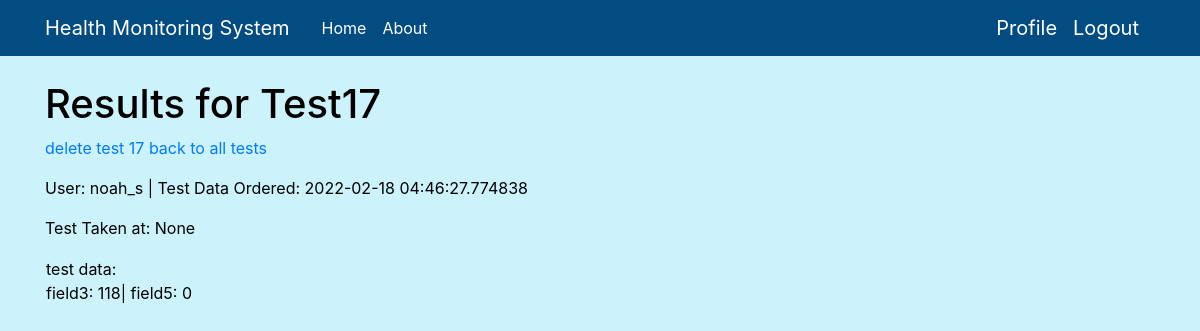
/open_packet/noah_s/17 (signed in), run on the app's committed database.
### app.py (models this page shows, shortened)
class Packet(db.Model):
    id = db.Column(db.Integer, primary_key=True)
    body = db.Column(db.String(500))
    timestamp = db.Column(db.DateTime, index=True, default=datetime.utcnow) # this timestamp represents when the test was ordered
    test_taken = db.Column(db.DateTime, index=True)                         # this timestamp represents when the test was taken
    user_id = db.Column(db.Integer, db.ForeignKey('user.id'))
    test_type = db.Column(db.String(40))

class User(UserMixin, db.Model):
    id = db.Column(db.Integer, primary_key=True)
    username = db.Column(db.String(64), index=True, unique=True)
    email = db.Column(db.String(120), index=True, unique=True)      # email field format is validated
    DOB = db.Column(db.String(6), index=True, unique=True)          # DOB field format is validated
    password_hash = db.Column(db.String(128))
    packets = db.relationship("Packet", backref='author', lazy='dynamic')
    packet_count = db.Column(db.Integer, index=True, unique=False)
    admin = db.Column(db.Integer, index=True, default=False)

### app.py (the view)
@app.route('/open_packet/<username>/<packet_id>')
def open_packet(username, packet_id):
    user = User.query.filter_by(username=username).first_or_404()
    return render_template('view_test.html', user=user, packet=Packet.query.get(packet_id))

### app.py (called while the page is built)
@login.user_loader
def load_user(id):
    return User.query.get(int(id))

### templates/view_test.html
{% extends "base.html" %}
{% block content %}
<h1> Results for Test{{packet.id}}</h1>
<p><a href="{{ url_for('deletetest', username=current_user.username, packet_id=packet.id) }}">delete test {{packet.id}}</a>
<a href="{{ url_for('user', username=current_user.username)}}">back to all tests</a></p>
<p><td>User: {{packet.author.username}}  | Test Data Ordered: {{packet.timestamp}}</td></p>
<p>Test Taken at: {{packet.test_taken}}</p>
<table>
    <td> test data:<br>{{ packet.body }} </td>
</table>
{% endblock %}

### static/main.css (style rules this page uses)
body { background: #ccf2fb; color: #000000; margin-top: 5rem; }
h1, h2, h3, h4, h5, h6 { color: #000000; }

### data on the page
Packet: id "17", timestamp "2022-02-18 04:46:27.774838", test_taken "None", body "field3: 118| field5: 0"
User: author.username "noah_s"
